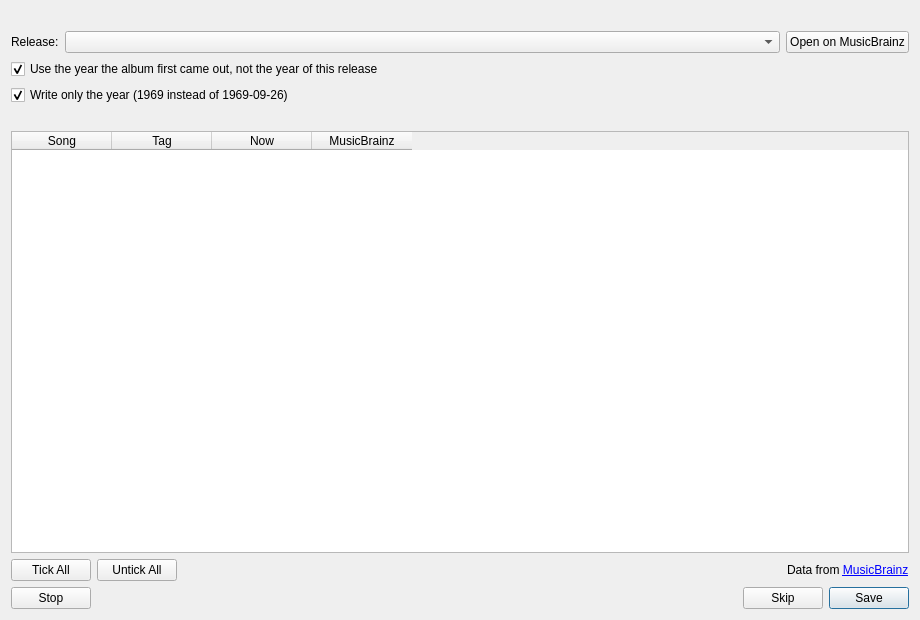
<?xml version="1.0" encoding="UTF-8"?>
<ui version="4.0">
 <class>mbLookupDialog</class>
 <widget class="QDialog" name="mbLookupDialog">
  <property name="geometry">
   <rect>
    <x>0</x>
    <y>0</y>
    <width>920</width>
    <height>620</height>
   </rect>
  </property>
  <property name="windowTitle">
   <string>Look Up on MusicBrainz</string>
  </property>
  <layout class="QVBoxLayout" name="mbLayout">
   <item>
    <widget class="QLabel" name="mbAlbumLabel">
     <property name="wordWrap">
      <bool>true</bool>
     </property>
    </widget>
   </item>
   <item>
    <layout class="QHBoxLayout" name="mbReleaseRow">
     <item>
      <widget class="QLabel" name="mbReleaseLabel">
       <property name="text">
        <string>Release:</string>
       </property>
      </widget>
     </item>
     <item>
      <widget class="QComboBox" name="mbRelease">
       <property name="sizePolicy">
        <sizepolicy hsizetype="Expanding" vsizetype="Fixed">
         <horstretch>1</horstretch>
         <verstretch>0</verstretch>
        </sizepolicy>
       </property>
       <property name="toolTip">
        <string>The releases MusicBrainz found, the one that fits the songs best first. Choose another if it is the wrong one.</string>
       </property>
      </widget>
     </item>
     <item>
      <widget class="QPushButton" name="mbOpenButton">
       <property name="text">
        <string>Open on MusicBrainz</string>
       </property>
       <property name="toolTip">
        <string>Show this release on the MusicBrainz website</string>
       </property>
       <property name="autoDefault">
        <bool>false</bool>
       </property>
      </widget>
     </item>
    </layout>
   </item>
   <item>
    <widget class="QCheckBox" name="mbOriginalYear">
     <property name="text">
      <string>Use the year the album first came out, not the year of this release</string>
     </property>
     <property name="toolTip">
      <string>For a remaster from 2009 of an album from 1969, the year is 1969</string>
     </property>
     <property name="checked">
      <bool>true</bool>
     </property>
    </widget>
   </item>
   <item>
    <widget class="QCheckBox" name="mbYearOnly">
     <property name="text">
      <string>Write only the year (1969 instead of 1969-09-26)</string>
     </property>
     <property name="toolTip">
      <string>Also shortens full dates the songs already have to just the year</string>
     </property>
     <property name="checked">
      <bool>true</bool>
     </property>
    </widget>
   </item>
   <item>
    <widget class="QLabel" name="mbStatus">
     <property name="wordWrap">
      <bool>true</bool>
     </property>
    </widget>
   </item>
   <item>
    <widget class="QTableWidget" name="mbChanges">
     <property name="editTriggers">
      <set>QAbstractItemView::EditTrigger::NoEditTriggers</set>
     </property>
     <property name="alternatingRowColors">
      <bool>true</bool>
     </property>
     <property name="selectionMode">
      <enum>QAbstractItemView::SelectionMode::NoSelection</enum>
     </property>
     <property name="textElideMode">
      <enum>Qt::TextElideMode::ElideRight</enum>
     </property>
     <property name="showGrid">
      <bool>false</bool>
     </property>
     <property name="wordWrap">
      <bool>false</bool>
     </property>
     <attribute name="verticalHeaderVisible">
      <bool>false</bool>
     </attribute>
     <column>
      <property name="text">
       <string>Song</string>
      </property>
     </column>
     <column>
      <property name="text">
       <string>Tag</string>
      </property>
     </column>
     <column>
      <property name="text">
       <string>Now</string>
      </property>
     </column>
     <column>
      <property name="text">
       <string>MusicBrainz</string>
      </property>
     </column>
    </widget>
   </item>
   <item>
    <layout class="QHBoxLayout" name="mbTickRow">
     <item>
      <widget class="QPushButton" name="mbTickAllButton">
       <property name="text">
        <string>Tick All</string>
       </property>
       <property name="autoDefault">
        <bool>false</bool>
       </property>
      </widget>
     </item>
     <item>
      <widget class="QPushButton" name="mbUntickAllButton">
       <property name="text">
        <string>Untick All</string>
       </property>
       <property name="autoDefault">
        <bool>false</bool>
       </property>
      </widget>
     </item>
     <item>
      <spacer name="mbTickSpacer">
       <property name="orientation">
        <enum>Qt::Orientation::Horizontal</enum>
       </property>
       <property name="sizeHint" stdset="0">
        <size>
         <width>20</width>
         <height>10</height>
        </size>
       </property>
      </spacer>
     </item>
     <item>
      <widget class="QLabel" name="mbCredit">
       <property name="text">
        <string>Data from &lt;a href=&quot;https://musicbrainz.org&quot;&gt;MusicBrainz&lt;/a&gt;</string>
       </property>
       <property name="openExternalLinks">
        <bool>true</bool>
       </property>
      </widget>
     </item>
    </layout>
   </item>
   <item>
    <layout class="QHBoxLayout" name="mbButtonRow">
     <item>
      <widget class="QPushButton" name="mbStopButton">
       <property name="text">
        <string>Stop</string>
       </property>
       <property name="toolTip">
        <string>Close this window; albums not saved yet stay as they are</string>
       </property>
       <property name="autoDefault">
        <bool>false</bool>
       </property>
      </widget>
     </item>
     <item>
      <spacer name="mbButtonSpacer">
       <property name="orientation">
        <enum>Qt::Orientation::Horizontal</enum>
       </property>
       <property name="sizeHint" stdset="0">
        <size>
         <width>20</width>
         <height>10</height>
        </size>
       </property>
      </spacer>
     </item>
     <item>
      <widget class="QPushButton" name="mbSkipButton">
       <property name="text">
        <string>Skip</string>
       </property>
       <property name="toolTip">
        <string>Change nothing in this album and go on to the next</string>
       </property>
       <property name="autoDefault">
        <bool>false</bool>
       </property>
      </widget>
     </item>
     <item>
      <widget class="QPushButton" name="mbSaveButton">
       <property name="text">
        <string>Save</string>
       </property>
       <property name="toolTip">
        <string>Write the ticked changes into the songs</string>
       </property>
       <property name="default">
        <bool>true</bool>
       </property>
      </widget>
     </item>
    </layout>
   </item>
  </layout>
 </widget>
 <resources/>
 <connections/>
</ui>
